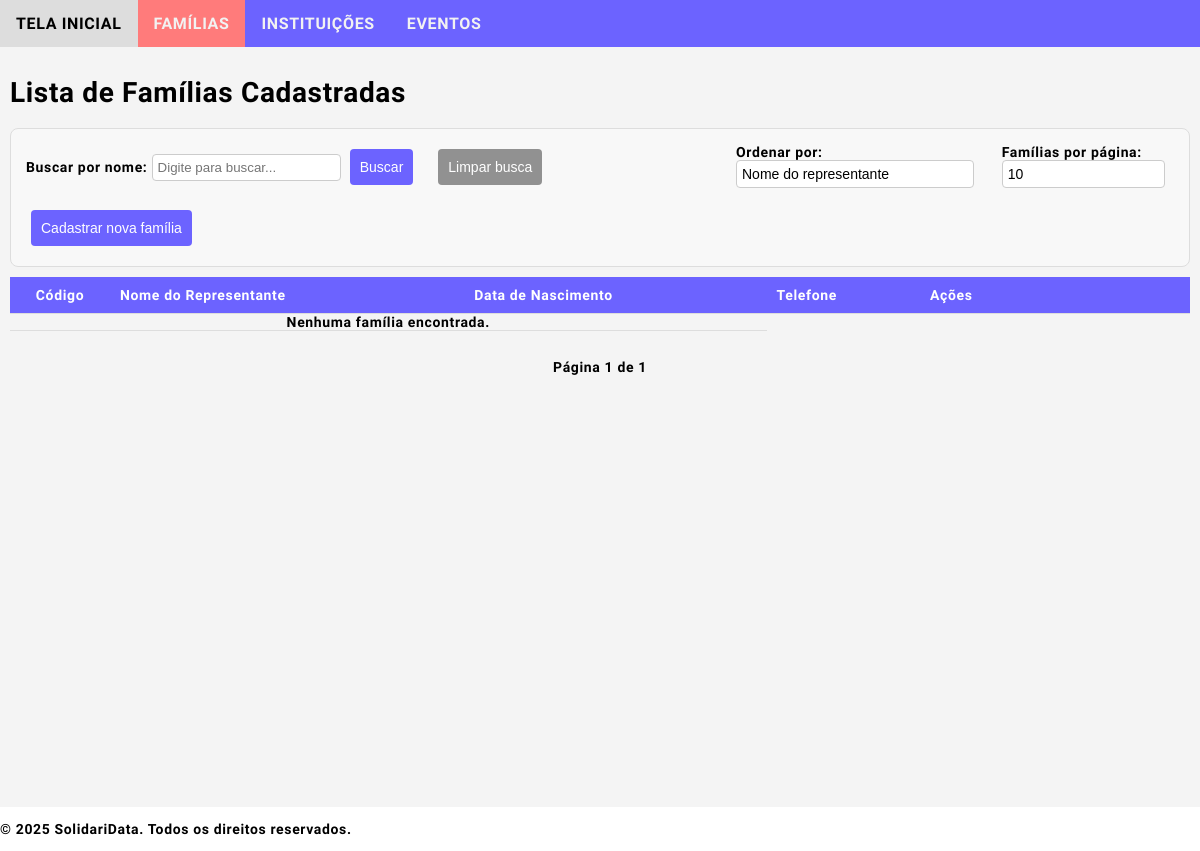
The page /sdata/family on the database as committed earlier.
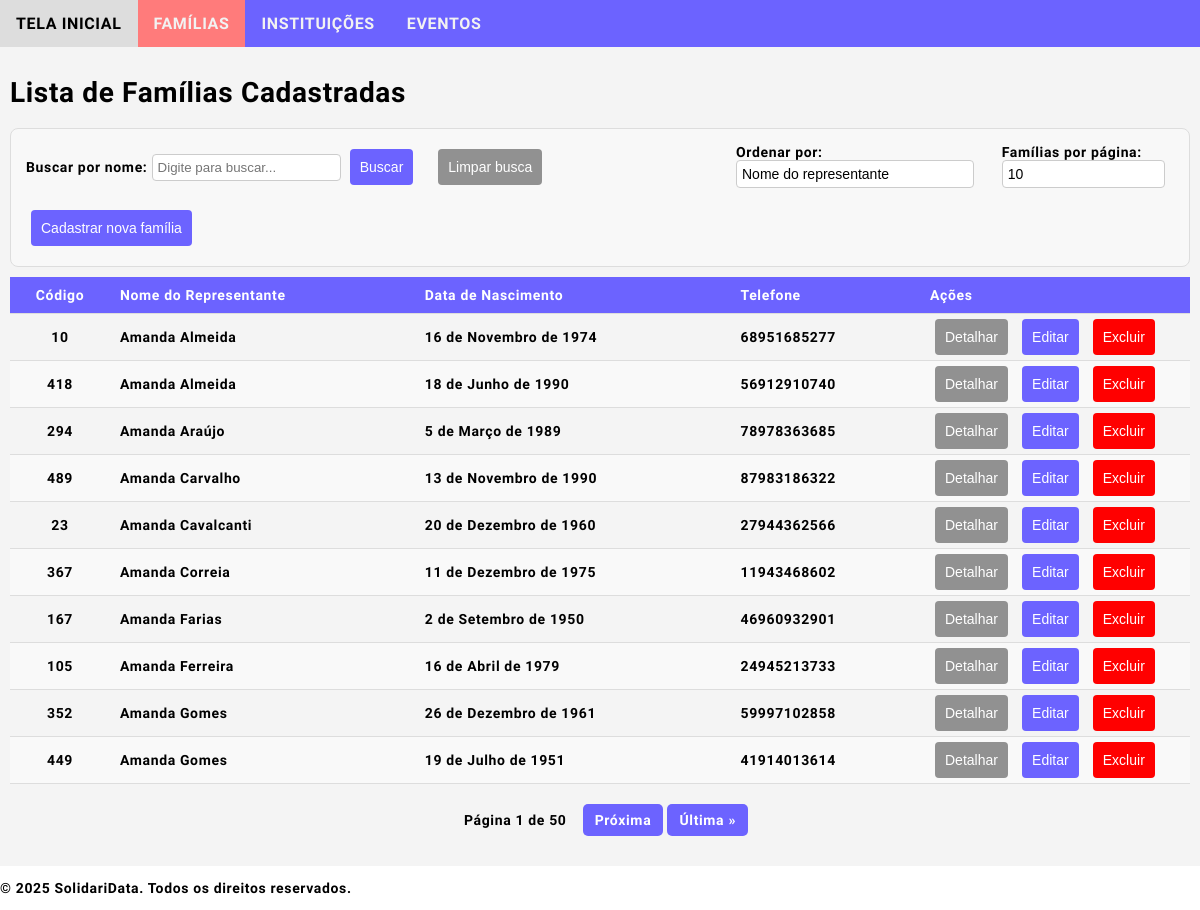
The same page on the database as committed later.
### sdata/models.py (models this page shows, shortened)
class Family(models.Model):
    BRAZILIAN_STATES = [('AC', 'Acre'),('AL', 'Alagoas'),('AP', 'Amapá'),('AM', 'Amazonas'),('BA', 'Bahia'),('CE', 'Ceará'),
        ('DF', 'Distrito Federal'),('ES', 'Espírito Santo'),('GO', 'Goiás'),('MA', 'Maranhão'),('MT', 'Mato Grosso'),
        ('MS', 'Mato Grosso do Sul'),('MG', 'Minas Gerais'),('PA', 'Pará'),('PB', 'Paraíba'),('PR', 'Paraná'),('PE', 'Pernambuco'),
        ('PI', 'Piauí'),('RJ', 'Rio de Janeiro'),('RN', 'Rio Grande do Norte'),('RS', 'Rio Grande do Sul'),('RO', 'Rondônia'),
        ('RR', 'Roraima'),('SC', 'Santa Catarina'),('SP', 'São Paulo'),('SE', 'Sergipe'),('TO', 'Tocantins'),
    ]
    family_id = models.AutoField(primary_key=True)
    family_representative_name = models.CharField(max_length=100, db_index=True)
    family_representative_gender = models.CharField(max_length=10, choices=[('masculino', 'Masculino'), ('feminino', 'Feminino'), ('outro', 'Outro')], blank=True)
    family_representative_birthdate = models.DateField(null=True, blank=True)
    family_representative_id = models.CharField(max_length=14, unique=True)
    family_address_street = models.CharField(max_length=65)
    family_address_number = models.CharField(max_length=10)
    family_address_neighborhood = models.CharField(max_length=65)
    family_address_city = models.CharField(max_length=65)
    family_address_state = models.CharField(max_length=2, choices=BRAZILIAN_STATES, blank=True, default='SP')
    family_address_zipcode = models.CharField(max_length=10, blank=True)
    family_address_complement = models.CharField(max_length=255, blank=True)
    family_phone = models.CharField(max_length=15, blank=True)
    family_note = models.TextField(blank=True)
    family_created = models.DateTimeField(auto_now_add=True)
    family_updated = models.DateTimeField(auto_now=True)

### sdata/views.py (the view)
# urls.py: path('sdata/family', views.family_list, name='family_list'),  # List all families
def family_list(request):
    search_query = request.GET.get('search', '').lower()  # Convert to lowercase
    search_query_normalized = remove_accents(search_query)  # Normalize the search term
    order_by = request.GET.get('order_by', 'family_representative_name')  # Default ordering
    per_page = request.GET.get('per_page', '10')  # Default page size is 10
    families = [f for f in Family.objects.all().order_by(order_by) if
                remove_accents(f.family_representative_name.lower()).find(search_query_normalized) != -1
                ]
    paginator = Paginator(families, int(per_page))
    page_number = request.GET.get('page')
    page_obj = paginator.get_page(page_number)
    return render(request, 'sdata/family_list.html', {
        'page_obj': page_obj,
        'order_by': order_by,
        'per_page': per_page,
        'search_query': search_query,
        })

### sdata/views.py (called while the page is built)
def remove_accents(input_str):
    return ''.join(
        c for c in unicodedata.normalize('NFD', input_str)
        if unicodedata.category(c) != 'Mn'
    )

### sdata/templates/sdata/family_list.html (shortened to what this page needs)
{% extends "sdata/base.html" %}
{% block content %}
<h1>Lista de Famílias Cadastradas</h1>
<div class="list-view-functions">
    <div>
        <form method="get">
            <label for="search" style="align-self: flex-start;">Buscar por nome:</label>
            <input type="text" name="search" id="search" value="{{ search_query }}" placeholder="Digite para buscar...">
            <button type="submit" class="btn-primary">Buscar</button>
        </form>
    </div>
    <div>
        <form method="get">
            <button type="submit" class="btn-secondary">Limpar busca</button>
        </form>
    </div>
    <div>
        <form method="get">
            <label for="order_by">Ordenar por:</label>
            <select name="order_by" id="order_by" onchange="this.form.submit()">
                <option value="family_representative_name" {% if order_by == 'family_representative_name' %}selected{% endif %}>Nome do representante</option>
            </select>
        </form>
    </div>
    <div>
        <form method="get">
            <label for="per_page">Famílias por página:</label>
            <select name="per_page" id="per_page" onchange="this.form.submit()">
                <option value="10" {% if per_page == '10' %}selected{% endif %}>10</option>
            </select>
        </form>
    </div>
    <div>
        <button type="button" class="btn-primary" onclick="window.location.href='{% url 'family_create' %}'">
            Cadastrar nova família
        </button>
    </div>
</div>
<table>
    <thead>
        <tr>
            <th>
                <a>Código</a>
            </th>
            <th>
                <a>Nome do Representante</a>
            </th>
            <th>
                <a>Data de Nascimento</a>
            </th>
            <th>
                <a>Telefone</a>
            </th>
            <th>
                <a>Ações</a>
            </th>
        </tr>
    </thead>
    <tbody>
        {% for family in page_obj %}
        <tr>
            <td >{{ family.family_id }}</td>
            <td>{{ family.family_representative_name }}</td>
            <td>{{ family.family_representative_birthdate }}</td>
            <td>{{ family.family_phone }}</td>
            <td>
                <button type="button" class="btn-secondary" onclick="window.location.href='{% url 'family_detail' family.pk %}'">
                    Detalhar
                </button>
                <button type="button" class="btn-primary" onclick="window.location.href='{% url 'family_update' family.pk %}'">
                    Editar
                </button>
                <button type="button" class="btn-danger" onclick="window.location.href='{% url 'family_delete' family.pk %}'">
                    Excluir
                </button>
            </td>
        </tr>
        {% empty %}
        <tr>
            <td colspan="3" style="text-align: center;">Nenhuma família encontrada.</td>
        </tr>
        {% endfor %}
    </tbody>
</table>
<div class="pagination">
    <span class="step-links">
        <span>Página {{ page_obj.number }} de {{ page_obj.paginator.num_pages }}</span>
        {% if page_obj.has_next %}
        <a href="?page={{ page_obj.next_page_number }}&order_by={{ order_by }}&per_page={{ per_page }}&search={{ search_query }}">Próxima</a>
        <a href="?page={{ page_obj.paginator.num_pages }}&order_by={{ order_by }}&per_page={{ per_page }}&search={{ search_query }}">Última &raquo;</a>
        {% endif %}
    </span>
</div>
{% endblock %}

### sdata/templates/sdata/base.html (shortened to what this page needs)
{% load static %}
<!DOCTYPE html>
<html lang="pt-BR">
    <head>
        <link rel="stylesheet" href="{% static 'sdata/styles.css' %}">
    </head>
    <body>
        <div class="wrapper">
            <div class="topnav">
                <a href="{% url 'home' %}" class="{% if request.resolver_match.url_name == 'home' %}active{% endif %}">TELA INICIAL</a>
                <a href="{% url 'family_list' %}" class="{% if request.resolver_match.url_name == 'family_list' or request.resolver_match.url_name == 'family_detail' or request.resolver_match.url_name == 'family_create' or request.resolver_match.url_name == 'family_update' or request.resolver_match.url_name == 'family_delete' %}active{% endif %}">FAMÍLIAS</a>
                <a href="{% url 'institution_list' %}" class="">INSTITUIÇÕES</a>
                <a href="{% url 'event_list' %}" class="">EVENTOS</a>
            </div>
            <main>
                <div class="container">
                    <div class="content">
                        {% block content %}
                        {% endblock %}
                    </div>
                </div>
            </main>
            <footer>
                <div class="footer">
                    <p>&copy; 2025 SolidariData. Todos os direitos reservados.</p>
                </div>
            </footer>
        </div>
    </body>
</html>

### sdata/static/sdata/styles.css (style rules this page uses)
body { margin:0; font: 600 14px 'Source Sans Pro', sans-serif; letter-spacing: 0.64px; color: #000000; }
.topnav { background-color:#6c63ff; color:#ffffff; overflow: hidden; padding:0px; }
.topnav a { float: left; display: block; color: #f2f2f2; text-align: center; padding: 14px 16px; text-decoration: none; font-size: 16px; transition: 0.5s; }
main { padding: 10px; background-color: #f4f4f4; min-height: calc(100vh - 60px); }
.topnav a.active { background-color: #ff7b7b; }
input { width: auto; padding: 5px; border: 1px solid #ccc; border-radius: 4px; }
button { display: inline-block; padding: 10px 10px; margin: 5px 5px; border: none; border-radius: 4px; font-size: 14px; cursor: pointer; transition: 0.5s; }
button.btn-primary { background-color: #6c63ff; color: #fff; }
button.btn-secondary { background-color: #919191; color: #fff; }
button.btn-danger { background-color: red; color: #fff; }
select { border: 1px solid #ccc; padding: 5px; border-radius: 4px; font-size: 14px; width: 95%; box-sizing: border-box; background-color: #fff; appearance: none; }
table { width: 100%; border-collapse: collapse; margin: 0px 0; table-layout: auto; border-collapse: collapse; }
th, td { padding: 10px; text-align: left; border-bottom: 1px solid #ddd; margin: 0px; width: min-content; }
th { background-color: #6c63ff; text-align: left; color: white; }
th:first-child, td:first-child { width: 80px; text-align: center; }
th:nth-child(2), td:nth-child(2) { margin-right:auto; width:max-content; }
th:last-child, td:last-child { width: 250px; }
td { padding: 0px 10px; }
tbody > tr:nth-of-type(even) { background-color: #f9f9f9; }
.pagination { margin: 20px 0; display: flex; justify-content: center; gap: 10px; }
.pagination a { padding: 8px 12px; background-color: #6c63ff; color: white; text-decoration: none; border-radius: 5px; transition: 0.5s; }
.pagination span { padding: 8px 12px; font-weight: bold; }
.list-view-functions { display: flex; flex-wrap: wrap; gap: 15px; margin-bottom: 10px; background-color: #f8f8f8; padding: 15px; border-radius: 8px; border: 1px solid #ddd; }
.list-view-functions > div:nth-child(1) { margin-left: 0; }
.list-view-functions > div:nth-child(2) { margin-right: auto; }

Rows that differ between the two databases and show on the page:
added Family: family_id "10", family_representative_name "Amanda Almeida", family_representative_birthdate "16 de Novembro de 1974", family_phone "68951685277"
added Family: family_id "418", family_representative_name "Amanda Almeida", family_representative_birthdate "18 de Junho de 1990", family_phone "56912910740"
added Family: family_id "294", family_representative_name "Amanda Araújo", family_representative_birthdate "5 de Março de 1989", family_phone "78978363685"
added Family: family_id "489", family_representative_name "Amanda Carvalho", family_representative_birthdate "13 de Novembro de 1990", family_phone "87983186322"
added Family: family_id "23", family_representative_name "Amanda Cavalcanti", family_representative_birthdate "20 de Dezembro de 1960", family_phone "27944362566"
added Family: family_id "367", family_representative_name "Amanda Correia", family_representative_birthdate "11 de Dezembro de 1975", family_phone "11943468602"
added Family: family_id "167", family_representative_name "Amanda Farias", family_representative_birthdate "2 de Setembro de 1950", family_phone "46960932901"
added Family: family_id "105", family_representative_name "Amanda Ferreira", family_representative_birthdate "16 de Abril de 1979", family_phone "24945213733"
added Family: family_id "352", family_representative_name "Amanda Gomes", family_representative_birthdate "26 de Dezembro de 1961", family_phone "59997102858"
added Family: family_id "449", family_representative_name "Amanda Gomes", family_representative_birthdate "19 de Julho de 1951", family_phone "41914013614"
Other text that changed with them:
{{ page_obj.paginator.num_pages }}: "1" → "50"
text no longer shown: "Nenhuma família encontrada."
text now shown: "Próxima Última »"
